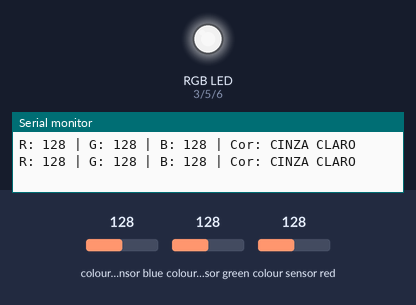
This sketch was run on a simulated Arduino Uno, built with avr-gcc and run on an emulated ATmega328P. Parts: an RGB LED mixed from three pins (HIGH = lit), the last lines printed to the serial monitor. The test bench sets the inputs (shaded band); at power-on: colour sensor blue 128, colour sensor green 128, colour sensor red 128. Dim RGB values are drawn brighter than linear.

Above: at 1.3 s.
1.4 s: colour sensor blue set to 191
At 1.9 s:
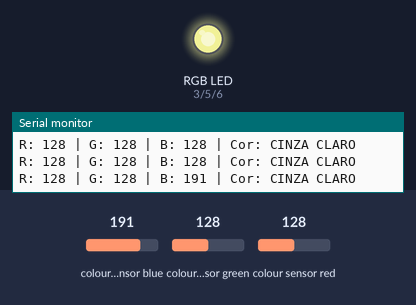
2.9 s: colour sensor green set to 191
At 4.5 s:
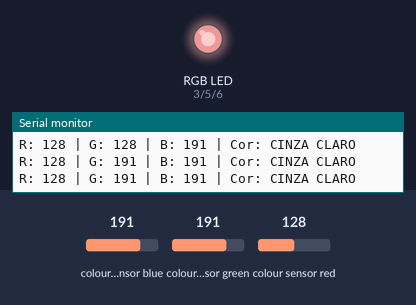
4.8 s: colour sensor red set to 191
At 5.9 s:
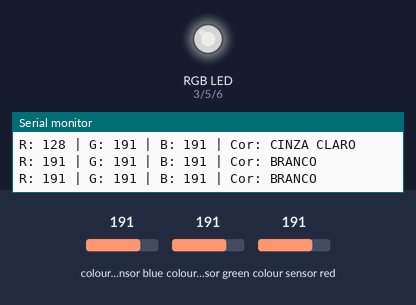
6.6 s: colour sensor blue set to 5
At 7.3 s:
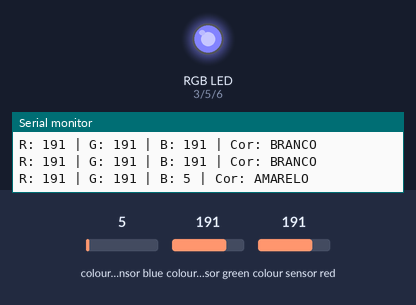
8.4 s: colour sensor green set to 5
At 9.9 s:
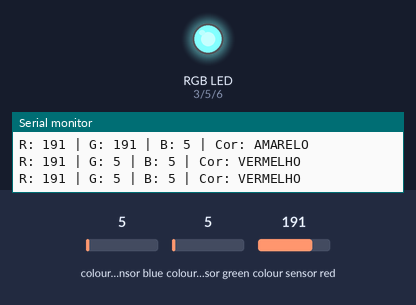
10.3 s: colour sensor blue set to 250
At 11.3 s:
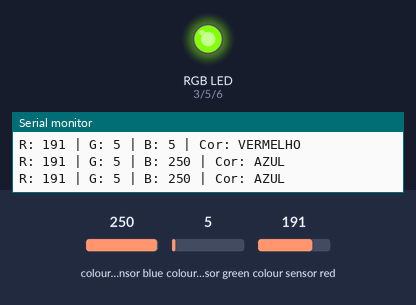
Timing chart, 0 to 13.1 s (numbered marks = the images above; inputs shaded):
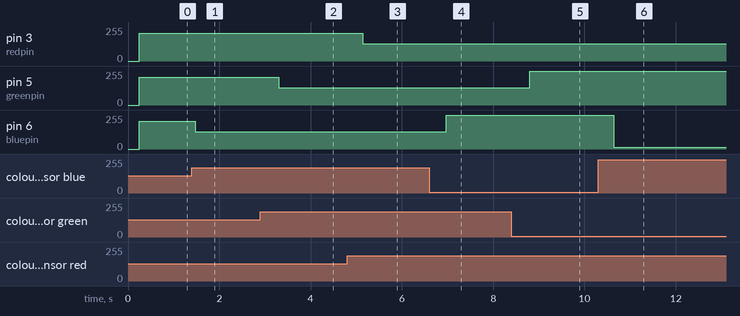

Measured:
- after the input at 1.4 s, pin 6 (bluepin): 209/255 → 131/255 after 0.07 s
- after the input at 2.9 s, pin 5 (greenpin): 209/255 → 131/255 after 0.40 s
- after the input at 4.8 s, pin 3 (redpin): 209/255 → 131/255 after 0.34 s
- after the input at 6.6 s, pin 6 (bluepin): 131/255 → 254/255 after 0.37 s
- after the input at 8.4 s, pin 5 (greenpin): 131/255 → 254/255 after 0.41 s
- after the input at 10.3 s, pin 6 (bluepin): 254/255 → 12/255 after 0.34 s

The sketch:

teste_SensorRGB.ino
```cpp
#include <Wire.h>
#include "Adafruit_TCS34725.h"

// Pinos para o LED RGB
#define redpin 3
#define greenpin 5
#define bluepin 6

// set to false if using a common cathode LED
#define commonAnode true

// nossa tabela gamma para correção de cor
byte gammatable[256];

Adafruit_TCS34725 tcs = Adafruit_TCS34725(TCS34725_INTEGRATIONTIME_50MS, TCS34725_GAIN_4X);

void setup() {
  Serial.begin(9600);

  if (tcs.begin()) {
    Serial.println("Sensor TCS34725 encontrado!");
  } else {
    Serial.println("No TCS34725 found ... check your connections");
    while (1); // para se não encontrar o sensor
  }

  // Configura os pinos do LED RGB
  pinMode(redpin, OUTPUT);
  pinMode(greenpin, OUTPUT);
  pinMode(bluepin, OUTPUT);

  // Tabela gamma para correção de cores
  for (int i=0; i<256; i++) {
    float x = i;
    x /= 255;
    x = pow(x, 2.5);
    x *= 255;

    if (commonAnode) {
      gammatable[i] = 255 - x;
    } else {
      gammatable[i] = x;
    }
  }

  Serial.println("Pronto! Movimente o sensor sobre diferentes cores.");
  Serial.println("==================================================");
}

void loop() {
  float red, green, blue;

  tcs.setInterrupt(false);  // liga o LED do sensor
  delay(60);  // tempo para leitura
  tcs.getRGB(&red, &green, &blue);
  tcs.setInterrupt(true);  // desliga o LED do sensor

  // Exibe os valores no serial
  Serial.print("R: "); Serial.print(int(red));
  Serial.print(" | G: "); Serial.print(int(green));
  Serial.print(" | B: "); Serial.print(int(blue));

  // Identifica e exibe a cor detectada
  String corDetectada = identificarCor(red, green, blue);
  Serial.print(" | Cor: ");
  Serial.println(corDetectada);

  // Acende o LED RGB com a cor detectada
  analogWrite(redpin, gammatable[(int)red]);
  analogWrite(greenpin, gammatable[(int)green]);
  analogWrite(bluepin, gammatable[(int)blue]);

  delay(500); // Pequena pausa entre leituras
}

// Função para identificar a cor baseada nos valores RGB
String identificarCor(float r, float g, float b) {
  // Normaliza os valores para facilitar a comparação
  float total = r + g + b;
  if (total < 50) return "PRETO";

  float redRatio = r / total;
  float greenRatio = g / total;
  float blueRatio = b / total;

  // Detecção de cores principais
  if (redRatio > 0.5 && redRatio > greenRatio && redRatio > blueRatio) {
    if (r > 150) return "VERMELHO";
    if (r > 100) return "VERMELHO ESCURO";
    return "VERMELHO BAIXO";
  }

  if (greenRatio > 0.5 && greenRatio > redRatio && greenRatio > blueRatio) {
    if (g > 150) return "VERDE";
    if (g > 100) return "VERDE ESCURO";
    return "VERDE BAIXO";
  }

  if (blueRatio > 0.5 && blueRatio > redRatio && blueRatio > greenRatio) {
    if (b > 150) return "AZUL";
    if (b > 100) return "AZUL ESCURO";
    return "AZUL BAIXO";
  }

  // Detecção de cores mistas
  if (r > 180 && g > 180 && b < 100) return "AMARELO";
  if (r > 180 && b > 180 && g < 100) return "MAGENTA";
  if (g > 180 && b > 180 && r < 100) return "CIANO";

  // Cores neutras
  if (r > 180 && g > 180 && b > 180) return "BRANCO";
  if (r > 100 && g > 100 && b > 100) return "CINZA CLARO";
  if (r > 50 && g > 50 && b > 50) return "CINZA ESCURO";

  return "COR DESCONHECIDA";
}
```
